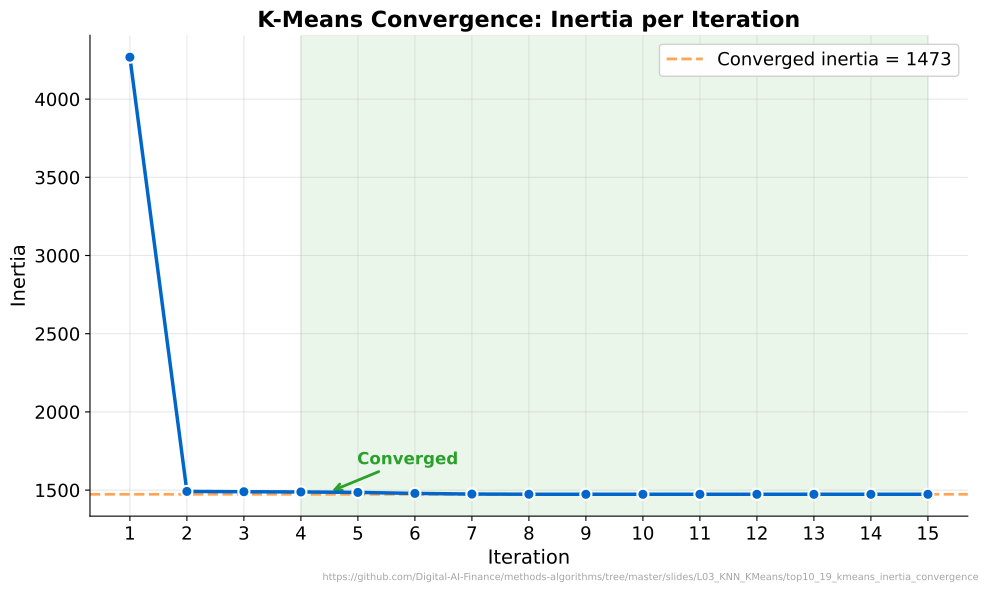

This chart was generated by the following Python code:
"""K-Means Inertia Convergence - Inertia dropping over iterations."""
import matplotlib.pyplot as plt
import numpy as np
from pathlib import Path
from sklearn.cluster import KMeans
from sklearn.datasets import make_blobs

CHART_METADATA = {
    "title": "K-Means Convergence: Inertia per Iteration",
    "description": "Tracking inertia across 15 manual K-Means iterations",
    "url": "https://github.com/Digital-AI-Finance/methods-algorithms/tree/master/slides/L03_KNN_KMeans/top10_19_kmeans_inertia_convergence"
}

plt.rcParams.update({
    'font.size': 14, 'axes.labelsize': 14, 'axes.titlesize': 16,
    'xtick.labelsize': 13, 'ytick.labelsize': 13, 'legend.fontsize': 13,
    'figure.figsize': (10, 6), 'figure.dpi': 150,
    'axes.spines.top': False, 'axes.spines.right': False,
})

MLPURPLE = '#3333B2'
MLBLUE = '#0066CC'
MLORANGE = '#FF7F0E'
MLGREEN = '#2CA02C'
MLRED = '#D62728'

X, _ = make_blobs(n_samples=500, centers=5, random_state=42)

# First run with max_iter=1 to get initial centers
km = KMeans(n_clusters=5, max_iter=1, n_init=1, init='random', random_state=42)
km.fit(X)

inertias = [km.inertia_]
centers = km.cluster_centers_.copy()

for i in range(14):
    km = KMeans(n_clusters=5, max_iter=1, n_init=1, init=centers, random_state=42)
    km.fit(X)
    inertias.append(km.inertia_)
    centers = km.cluster_centers_.copy()

iterations = list(range(1, len(inertias) + 1))

fig, ax = plt.subplots(figsize=(10, 6))

ax.plot(iterations, inertias, color=MLBLUE, marker='o', markersize=8,
        linewidth=2.5, markeredgecolor='white', markeredgewidth=1.5, zorder=5)

# Final inertia horizontal line
final_inertia = inertias[-1]
ax.axhline(y=final_inertia, color=MLORANGE, linestyle='--', linewidth=2, alpha=0.7,
           label=f'Converged inertia = {final_inertia:.0f}')

# Mark convergence region
converge_idx = None
for i in range(1, len(inertias)):
    if abs(inertias[i] - inertias[i-1]) / inertias[i-1] < 0.001:
        converge_idx = i
        break

if converge_idx:
    ax.axvspan(converge_idx + 1, len(inertias), alpha=0.1, color=MLGREEN)
    ax.annotate('Converged', (converge_idx + 1.5, inertias[converge_idx]),
                textcoords="offset points", xytext=(20, 20),
                fontsize=12, fontweight='bold', color=MLGREEN,
                arrowprops=dict(arrowstyle='->', color=MLGREEN, lw=2))

ax.set_xlabel('Iteration')
ax.set_ylabel('Inertia')
ax.set_title('K-Means Convergence: Inertia per Iteration', fontweight='bold')
ax.legend(loc='upper right', framealpha=0.9)
ax.set_xticks(iterations)
ax.grid(True, alpha=0.3)

plt.figtext(0.99, 0.01, CHART_METADATA['url'],
            fontsize=7, color='gray', ha='right', va='bottom', alpha=0.7)
plt.tight_layout()
plt.savefig(Path(__file__).parent / 'chart.pdf', dpi=300, bbox_inches='tight')
plt.close()
print("Chart saved: top10_19_kmeans_inertia_convergence/chart.pdf")
